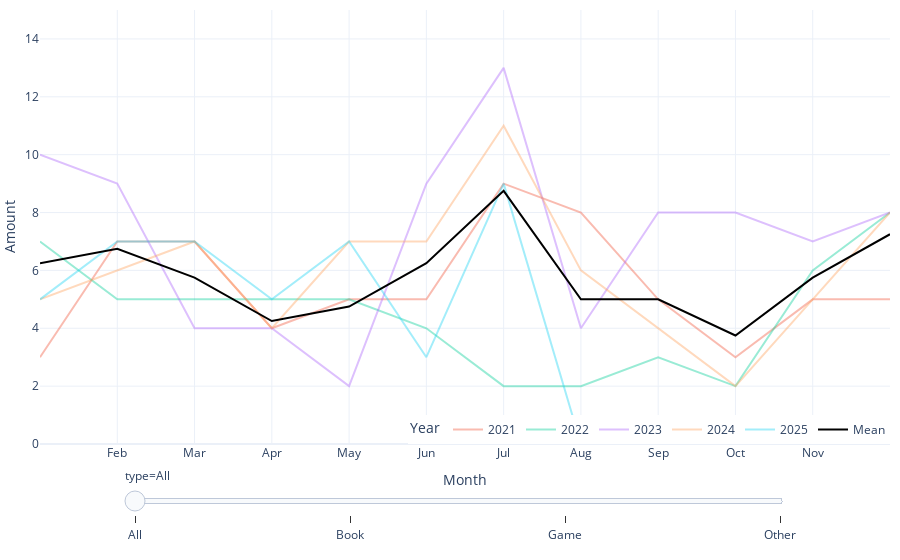

The code cell stored with this chart in its notebook:
### Markdown cell above
## How much?

### Code cell
# Split year and month values
df2 = df.copy()
df2[['year','month']] = df2['date'].str.split('-',expand=True)
df2 = df2.drop(columns=['date'])

# All possible values for types, years and months
types = ["All", "Game", "Book", "Other"]
years = [str(x) for x in range(min(df2['year'].astype(int)), max(df2['year'].astype(int)) + 1)]
months = [f"{month:>2}".replace(' ', '0') for month in range(1, 13)]

# Create a default where all values are zero
idx = pd.MultiIndex.from_product([years, months, types], names=['year', 'month', 'type'])
base = pd.DataFrame(index=idx).reset_index()
base['count'] = [0.0] * len(base)

# Calculate actual values and sum of values with groupby 
df2.loc[(df2['type'] != "Game") & (df2['type'] != "Book"), ['type']] = "Other"
df2 = df2[['year', 'month', 'type', 'name']].groupby(['year', 'month', 'type']).count().reset_index()
df2 = df2.rename(columns={"name": "count"})
all = df2[['year', 'month', 'count']].groupby(['year', 'month']).sum().reset_index()
all['type'] = ['All'] * len(all)
df2 = pd.concat([df2, all])

# Merge default values and calculated values and sum these
df2 = base.merge(df2, how='outer')
df2 = df2.groupby(['year', 'month', 'type'])['count'].sum().reset_index()

# Calculate mean values
means = df2[df2['year'] != str(max(years))].groupby(['month', 'type'])['count'].mean().reset_index()
means['year'] = ['Mean'] * len(means)
df2 = pd.concat([df2, means])

# Create plot
fig = px.line(df2, x='month', y='count', color='year', animation_frame='type',
                color_discrete_map={"Mean": 'black'}, custom_data=['year'], template='plotly_white',
                labels={"month": "Month", "count": "Amount", "year": "Year"},
                hover_data={'type':False, 'month':False, 'count':False})
fig.update_layout(margin={'t':10,'l':0,'b':0,'r':10}, yaxis_range=[0,15], xaxis_range=[0,11],
                    xaxis = dict(
                        tickmode = 'array',
                        tickvals = ['01', '02', '03', '04', '05', '06', '07', '08', '09', '10', '11', '12'],
                        ticktext = ['', 'Feb', 'Mar', 'Apr', 'May', 'Jun', 'Jul', 'Aug', 'Sep', 'Oct', 'Nov', '']
                    ),
                    legend = dict(orientation="h", yanchor='bottom', y=0, xanchor='right', x=1)
                )
fig.update_traces(opacity=.4)
fig.update_traces(connectgaps=False)
fig.update_traces(selector=dict(line_color="black"), opacity=1)
fig.update_traces(hovertemplate='%{customdata[0]}')
fig['layout']['sliders'][0]['pad']=dict(r=100, t= 20, b=20)
fig["layout"].pop("updatemenus")
fig.show()

### Figure 1 — Plotly figure (JSON) as saved in the notebook; plotly's stock layout.template omitted (floating-point values rounded to 4 significant figures)
{"data": [{"connectgaps": false, "customdata": [["2021", "All"], ["2021", "All"], ["2021", "All"], ["2021", "All"], ["2021", "All"], ["2021", "All"], ["2021", "All"], ["2021", "All"], ["2021", "All"], ["2021", "All"], ["2021", "All"], ["2021", "All"]], "hovertemplate": "%{customdata[0]}", "legendgroup": "2021", "line": {"color": "#EF553B", "dash": "solid"}, "marker": {"symbol": "circle"}, "mode": "lines", "name": "2021", "opacity": 0.4, "orientation": "v", "showlegend": true, "type": "scatter", "x": ["01", "02", "03", "04", "05", "06", "07", "08", "09", "10", "11", "12"], "xaxis": "x", "y": [3, 7, 7, 4, 5, 5, 9, 8, 5, 3, 5, 5], "yaxis": "y"}, {"connectgaps": false, "customdata": [["2022", "All"], ["2022", "All"], ["2022", "All"], ["2022", "All"], ["2022", "All"], ["2022", "All"], ["2022", "All"], ["2022", "All"], ["2022", "All"], ["2022", "All"], ["2022", "All"], ["2022", "All"]], "hovertemplate": "%{customdata[0]}", "legendgroup": "2022", "line": {"color": "#00cc96", "dash": "solid"}, "marker": {"symbol": "circle"}, "mode": "lines", "name": "2022", "opacity": 0.4, "orientation": "v", "showlegend": true, "type": "scatter", "x": ["01", "02", "03", "04", "05", "06", "07", "08", "09", "10", "11", "12"], "xaxis": "x", "y": [7, 5, 5, 5, 5, 4, 2, 2, 3, 2, 6, 8], "yaxis": "y"}, {"connectgaps": false, "customdata": [["2023", "All"], ["2023", "All"], ["2023", "All"], ["2023", "All"], ["2023", "All"], ["2023", "All"], ["2023", "All"], ["2023", "All"], ["2023", "All"], ["2023", "All"], ["2023", "All"], ["2023", "All"]], "hovertemplate": "%{customdata[0]}", "legendgroup": "2023", "line": {"color": "#ab63fa", "dash": "solid"}, "marker": {"symbol": "circle"}, "mode": "lines", "name": "2023", "opacity": 0.4, "orientation": "v", "showlegend": true, "type": "scatter", "x": ["01", "02", "03", "04", "05", "06", "07", "08", "09", "10", "11", "12"], "xaxis": "x", "y": [10, 9, 4, 4, 2, 9, 13, 4, 8, 8, 7, 8], "yaxis": "y"}, {"connectgaps": false, "customdata": [["2024", "All"], ["2024", "All"], ["2024", "All"], ["2024", "All"], ["2024", "All"], ["2024", "All"], ["2024", "All"], ["2024", "All"], ["2024", "All"], ["2024", "All"], ["2024", "All"], ["2024", "All"]], "hovertemplate": "%{customdata[0]}", "legendgroup": "2024", "line": {"color": "#FFA15A", "dash": "solid"}, "marker": {"symbol": "circle"}, "mode": "lines", "name": "2024", "opacity": 0.4, "orientation": "v", "showlegend": true, "type": "scatter", "x": ["01", "02", "03", "04", "05", "06", "07", "08", "09", "10", "11", "12"], "xaxis": "x", "y": [5, 6, 7, 4, 7, 7, 11, 6, 4, 2, 5, 8], "yaxis": "y"}, {"connectgaps": false, "customdata": [["2025", "All"], ["2025", "All"], ["2025", "All"], ["2025", "All"], ["2025", "All"], ["2025", "All"], ["2025", "All"], ["2025", "All"], ["2025", "All"], ["2025", "All"], ["2025", "All"], ["2025", "All"]], "hovertemplate": "%{customdata[0]}", "legendgroup": "2025", "line": {"color": "#19d3f3", "dash": "solid"}, "marker": {"symbol": "circle"}, "mode": "lines", "name": "2025", "opacity": 0.4, "orientation": "v", "showlegend": true, "type": "scatter", "x": ["01", "02", "03", "04", "05", "06", "07", "08", "09", "10", "11", "12"], "xaxis": "x", "y": [5, 7, 7, 5, 7, 3, 9, 0, 0, 0, 0, 0], "yaxis": "y"}, {"connectgaps": false, "customdata": [["Mean", "All"], ["Mean", "All"], ["Mean", "All"], ["Mean", "All"], ["Mean", "All"], ["Mean", "All"], ["Mean", "All"], ["Mean", "All"], ["Mean", "All"], ["Mean", "All"], ["Mean", "All"], ["Mean", "All"]], "hovertemplate": "%{customdata[0]}", "legendgroup": "Mean", "line": {"color": "black", "dash": "solid"}, "marker": {"symbol": "circle"}, "mode": "lines", "name": "Mean", "opacity": 1, "orientation": "v", "showlegend": true, "type": "scatter", "x": ["01", "02", "03", "04", "05", "06", "07", "08", "09", "10", "11", "12"], "xaxis": "x", "y": [6.25, 6.75, 5.75, 4.25, 4.75, 6.25, 8.75, 5, 5, 3.75, 5.75, 7.25], "yaxis": "y"}], "layout": {"legend": {"orientation": "h", "title": {"text": "Year"}, "tracegroupgap": 0, "x": 1, "xanchor": "right", "y": 0, "yanchor": "bottom"}, "margin": {"b": 0, "l": 0, "r": 10, "t": 10}, "sliders": [{"active": 0, "currentvalue": {"prefix": "type="}, "len": 0.9, "pad": {"b": 20, "r": 100, "t": 20}, "steps": [{"args": [["All"], {"frame": {"duration": 0, "redraw": false}, "fromcurrent": true, "mode": "immediate", "transition": {"duration": 0, "easing": "linear"}}], "label": "All", "method": "animate"}, {"args": [["Book"], {"frame": {"duration": 0, "redraw": false}, "fromcurrent": true, "mode": "immediate", "transition": {"duration": 0, "easing": "linear"}}], "label": "Book", "method": "animate"}, {"args": [["Game"], {"frame": {"duration": 0, "redraw": false}, "fromcurrent": true, "mode": "immediate", "transition": {"duration": 0, "easing": "linear"}}], "label": "Game", "method": "animate"}, {"args": [["Other"], {"frame": {"duration": 0, "redraw": false}, "fromcurrent": true, "mode": "immediate", "transition": {"duration": 0, "easing": "linear"}}], "label": "Other", "method": "animate"}], "x": 0.1, "xanchor": "left", "y": 0, "yanchor": "top"}], "xaxis": {"anchor": "y", "domain": [0, 1], "range": [0, 11], "tickmode": "array", "ticktext": ["", "Feb", "Mar", "Apr", "May", "Jun", "Jul", "Aug", "Sep", "Oct", "Nov", ""], "tickvals": ["01", "02", "03", "04", "05", "06", "07", "08", "09", "10", "11", "12"], "title": {"text": "Month"}}, "yaxis": {"anchor": "x", "domain": [0, 1], "range": [0, 15], "title": {"text": "Amount"}}}}
